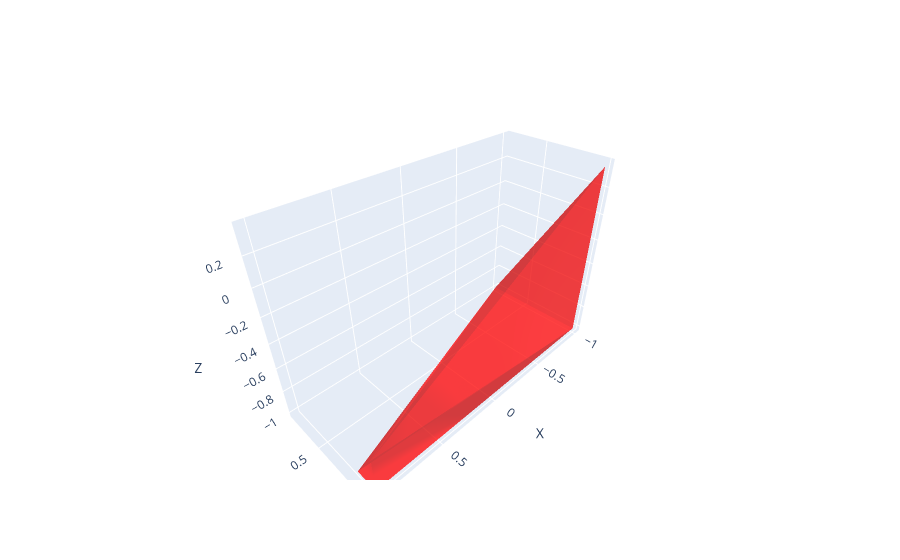
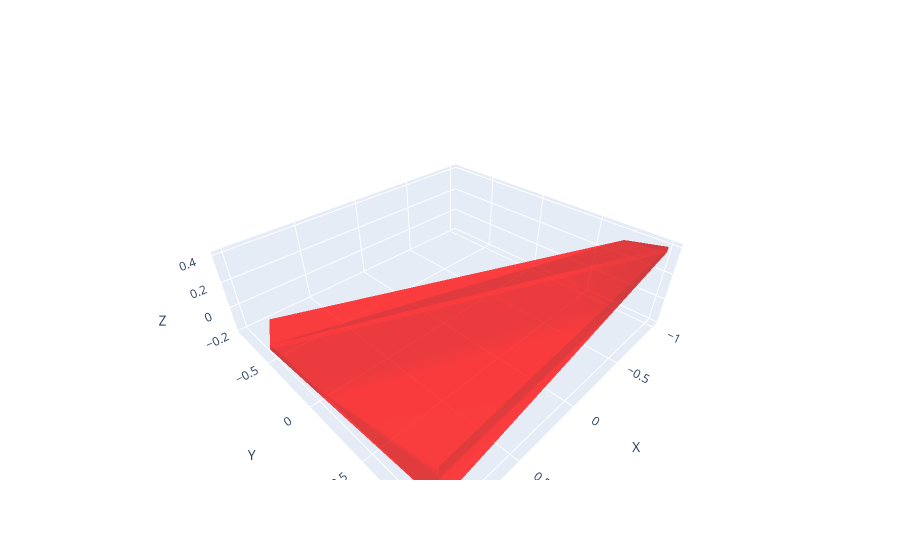

The notebook cell these images were saved under, in order:
### Code cell
import plotly.graph_objects as go
from scipy.spatial import ConvexHull
import numpy as np

# Assuming matrices is a list of [matrix, label] items
for matrix, label in matricies:
    # Compute the convex hull of the points
    hull = ConvexHull(matrix)

    # Create the traces for the scatter plot
    scatter_trace = go.Scatter3d(
        x=matrix[:,0], 
        y=matrix[:,1], 
        z=matrix[:,2], 
        mode='markers',
        marker=dict(size=3, color='black'),
        name=f'{label} Vertices'
    )

    # Create the traces for the hull edges and surface
    points = hull.points
    x = points[:,0]
    y = points[:,1]
    z = points[:,2]

    i = []
    j = []
    k = []

    # According to plotly 3d-mesh docs: 'i, j, and k give the verticies of the triangles'
    for s in hull.simplices:
        i.append(s[0])
        j.append(s[1])
        k.append(s[2])
    
    mesh_trace = go.Mesh3d(
        x=x, 
        y=y, 
        z=z,
        i=i,
        j=j,
        k=k,
        color='red',
        opacity=0.50,
        name=f'{label} Hull'
    )

    # Create the layout
    layout = go.Layout(
        scene=dict(
            xaxis=dict(title='X'),
            yaxis=dict(title='Y'),
            zaxis=dict(title='Z')
        )
    )

    # Create the figure
    fig = go.Figure(data=[scatter_trace, mesh_trace], layout=layout)

    # Show the plot
    fig.show()

### Figure 1 — Plotly figure (JSON) as saved in the notebook; plotly's stock layout.template omitted (floating-point values rounded to 4 significant figures)
{"data": [{"marker": {"color": "black", "size": 3}, "mode": "markers", "name": "[(0, 0, 1, 0)] Vertices", "type": "scatter3d", "x": [[1.0], [1.0], [1.0], [-1.0], [-1.0], [-1.0]], "y": [[1.0], [0.83], [1.0], [1], [1], [0.1799]], "z": [[-0.72], [-1], [-1], [0.3508], [-1], [-1]]}, {"color": "red", "i": [4, 0, 4, 4, 0, 0, 0, 0], "j": [5, 2, 2, 5, 5, 5, 4, 4], "k": [3, 1, 1, 1, 1, 3, 2, 3], "name": "[(0, 0, 1, 0)] Hull", "opacity": 0.5, "type": "mesh3d", "x": [1.0, 1.0, 1.0, -1.0, -1.0, -1.0], "y": [1.0, 0.83, 1.0, 1, 1, 0.1799], "z": [-0.72, -1, -1, 0.3508, -1, -1]}], "layout": {"scene": {"xaxis": {"title": {"text": "X"}}, "yaxis": {"title": {"text": "Y"}}, "zaxis": {"title": {"text": "Z"}}}}}

### Figure 2 — Plotly figure (JSON) as saved in the notebook; plotly's stock layout.template omitted (floating-point values rounded to 4 significant figures)
{"data": [{"marker": {"color": "black", "size": 3}, "mode": "markers", "name": "[(1, 0, 0, 0)] Vertices", "type": "scatter3d", "x": [[1.0], [1], [1.0], [1], [0.858], [-1], [-1], [-1.0]], "y": [[1.0], [1.0], [-0.5519], [-0.5876], [-0.8726], [0.7136], [1.0], [1.0]], "z": [[-0.05548], [0.2147], [-0.127], [-0.1899], [-0.1839], [0.3436], [0.4067], [0.3679]]}, {"color": "red", "i": [7, 2, 7, 7, 7, 7, 7, 2, 2, 2, 2, 2], "j": [6, 3, 4, 3, 3, 6, 1, 6, 4, 6, 3, 1], "k": [5, 4, 5, 0, 4, 1, 0, 5, 5, 1, 0, 0], "name": "[(1, 0, 0, 0)] Hull", "opacity": 0.5, "type": "mesh3d", "x": [1.0, 1, 1.0, 1, 0.858, -1, -1, -1.0], "y": [1.0, 1.0, -0.5519, -0.5876, -0.8726, 0.7136, 1.0, 1.0], "z": [-0.05548, 0.2147, -0.127, -0.1899, -0.1839, 0.3436, 0.4067, 0.3679]}], "layout": {"scene": {"xaxis": {"title": {"text": "X"}}, "yaxis": {"title": {"text": "Y"}}, "zaxis": {"title": {"text": "Z"}}}}}
